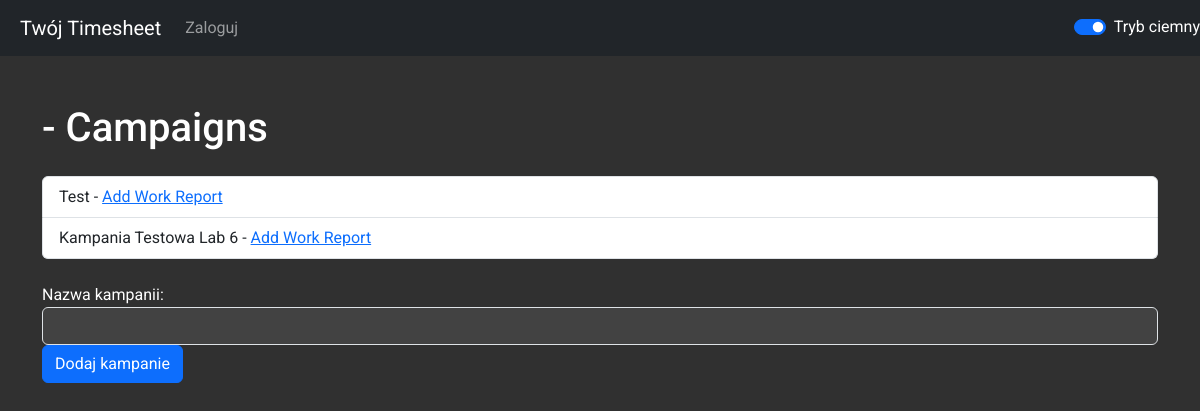
The page /user/1 on the database as committed earlier.
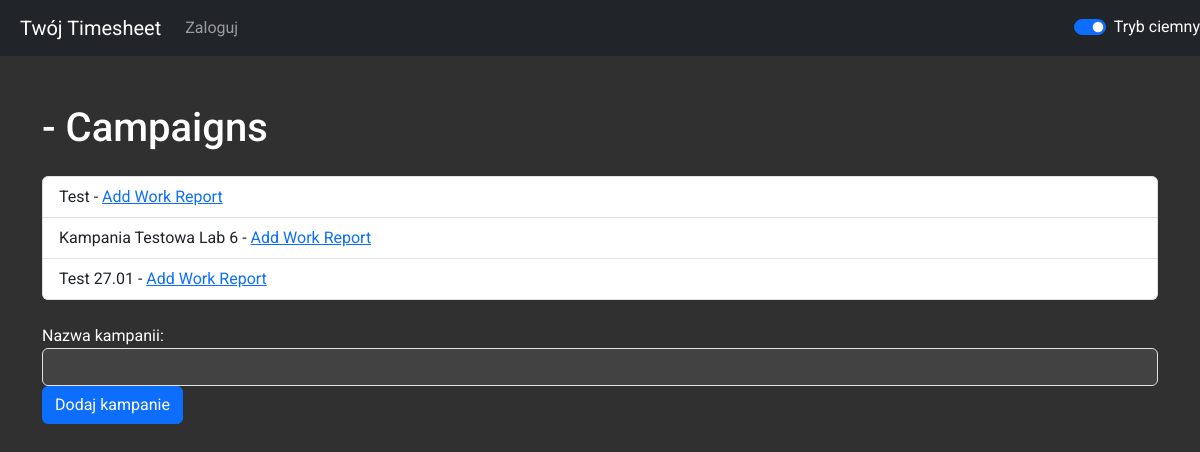
The same page on the database as committed later.
### timesheet.py (models this page shows)
class Campaign(db.Model):
    id = db.Column(db.Integer, primary_key=True)
    campaign_id = db.Column(db.Integer, unique=True, nullable=False, default=lambda: random.randint(1000, 9999))
    name = db.Column(db.String(100), nullable=False)
    start_date = db.Column(db.DateTime, nullable=False)
    end_date = db.Column(db.DateTime, nullable=False)
    user_id = db.Column(db.Integer, db.ForeignKey('user.id'), nullable=False)
    created_date = db.Column(db.DateTime, default=datetime.utcnow)
    total_work_time = db.Column(db.Float, default=0.0)
    user = db.relationship('User', back_populates='campaigns')

### timesheet.py (the view)
@app.route('/user/<int:user_id>')
def user_campaigns(user_id):
    user = User.query.get(user_id)
    campaigns = user.campaigns
    return render_template('user_campaigns.html', user=user, campaigns=campaigns)

### templates/user_campaigns.html (shortened to what this page needs)
{% extends 'base.html' %}
{% block content %}
    <h1 class="mt-5">{{ user.username }} - Campaigns</h1>
    <ul class="list-group mt-4">
        {% for campaign in campaigns %}
            <li class="list-group-item">{{ campaign.name }} - <a href="{{ url_for('add_work_report', campaign_id=campaign.id) }}">Add Work Report</a></li>
        {% endfor %}
    </ul>
    <form action="{{ url_for('add_campaign', user_id=user.id) }}" method="post" class="mt-4">
        <div class="form-group">
            <label for="campaign_name">Nazwa kampanii:</label>
            <input type="text" name="campaign_name" class="form-control" required>
        </div>
        <button type="submit" class="btn btn-primary">Dodaj kampanie</button>
    </form>
{% endblock %}

Rows that differ between the two databases and show on the page:
added Campaign: name "Test 27.01"
